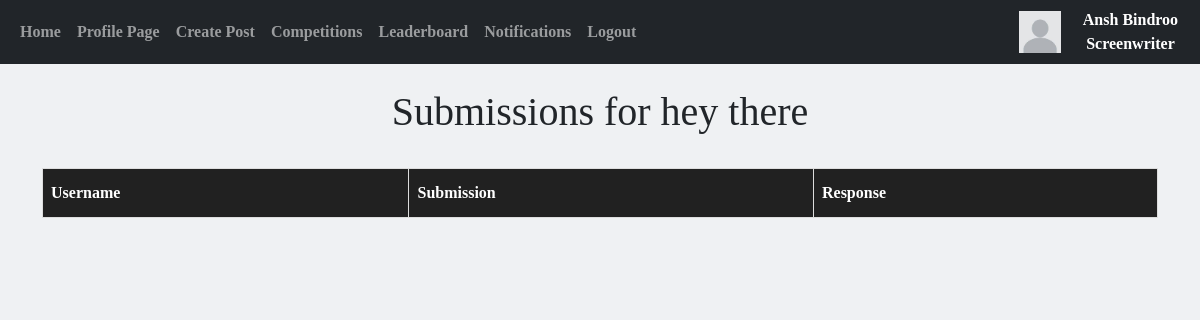
Before: /submissions/1 (signed in) with the older database file.
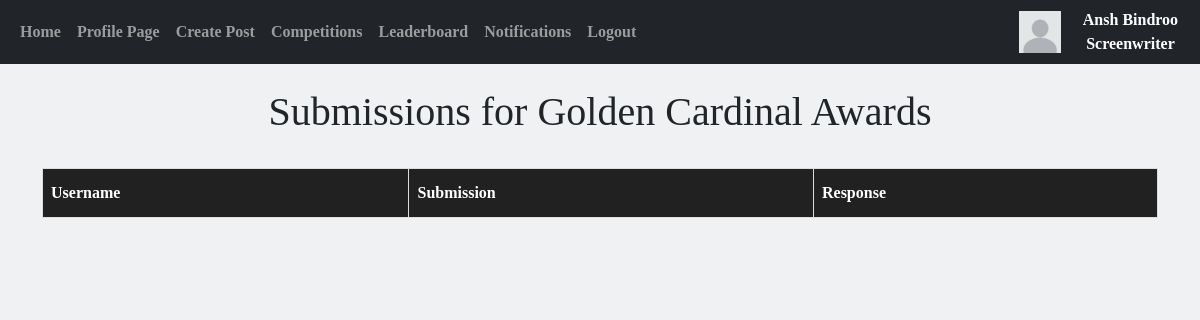
After: the same page with the newer database file.
### website/models.py (models this page shows)
class Competitions(db.Model):
    __tablename__ = "Competitions"
    compid = db.Column(db.Integer, primary_key=True)
    producerid = db.Column(db.Integer, db.ForeignKey('Producers.producerid'))
    title = db.Column(db.String(300))
    brief = db.Column(db.Text)
    deadline = db.Column(db.DateTime(timezone=True))
    deadline_string = db.Column(db.String(300))
    date_created = db.Column(db.Date, default=func.current_date())
    datetime_created = db.Column(db.DateTime(timezone=True), default=func.now())
    submissionnum = db.Column(db.Integer)
    responses = db.relationship('Notifications', backref="comp", passive_deletes=True)
    awards = db.relationship('Awards', backref="comp", passive_deletes=True)

### website/notifs.py (the view)
@notifs.route('/submissions/<compid>', methods=['GET', 'POST'])
@login_required
def submissions(compid):
    UpdateNotificationNumber(current_user.id)
    notifs = Notifications.query.filter_by(compid = compid, message = None, ranking = None)
    competition = Competitions.query.filter_by(compid=compid).first()
    return flask.render_template('submissions.html', notifs=notifs, user=current_user, comp=competition)

### website/update.py (called while the page is built, shortened)
def UpdateNotificationNumber(userid): # Updates the badge indicating the number of unseen notification a user has
    if current_user.accounttype == 1:
        writer = Screenwriters.query.filter_by(userid=userid).first()
        notifs = Notifications.query.filter_by(writerid=writer.writerid)
        number = 0
        if notifs:
            current_user.notifnum = number
            db.session.commit()
        else:
            current_user.notifnum = 0
            db.session.commit()

### website/templates/submissions.html (shortened to what this page needs)
{% extends "base.html" %} {% block title %}Submissions{% endblock %} {% block content %}
<!DOCTYPE html>
<html lang="en">
<head>
</head>
<body>
    <h1 style="text-align:center">Submissions for {{comp.title}}</h1>
    <br>
    <table id="table">
        <tr>
          <th>Username</th>
          <th>Submission</th>
          <th>Response</th>
        </tr>
    </table>
</body>
</html>
{% endblock %}

Changed rows visible on the page:
changed Competitions: title "hey there" → "Golden Cardinal Awards"
